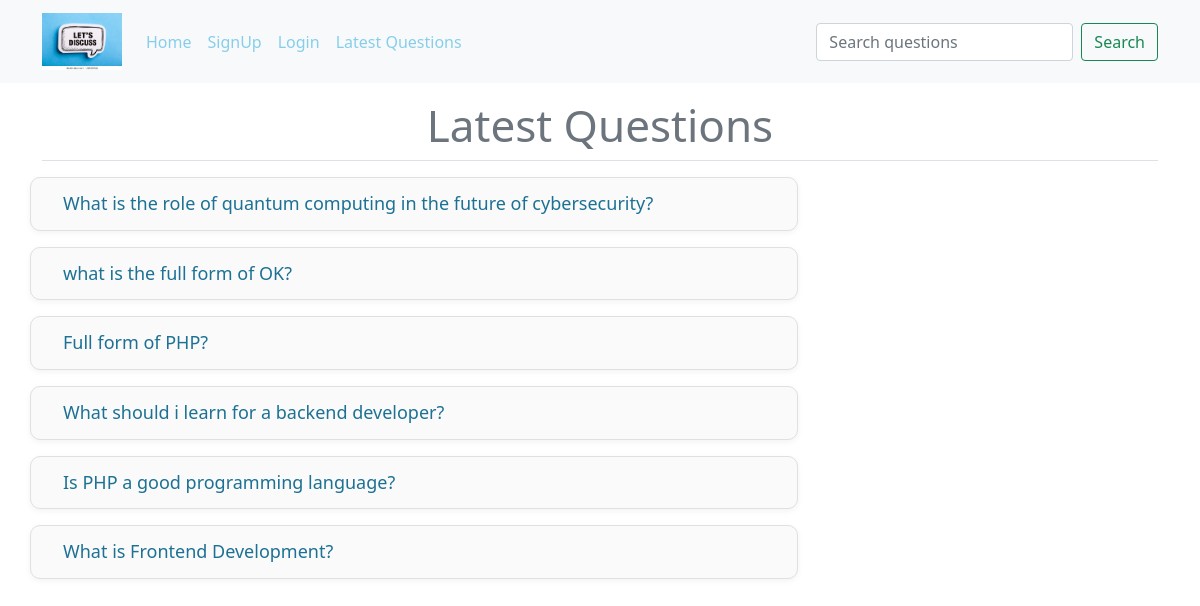
Page /?latest=true on the committed database.
### tables this page shows
CREATE TABLE `questions` (
  `id` int(10) NOT NULL,
  `title` varchar(100) NOT NULL,
  `description` varchar(300) NOT NULL,
  `user_id` int(10) NOT NULL
);

### client/questions.php (the view, shortened to what this page needs)
<div class="container mt-3">
    <h4 class="heading text-secondary fw-semibold border-bottom pb-2 mb-3">
        <?php
        if (isset($_GET["u-id"])) {
            echo "My Questions";
        } else if (isset($_GET["latest"])) {
            echo "Latest Questions";
        } else {
            echo "All Questions";
        }
        ?>
    </h4>
    <div>
        <div class="col-8">
            <?php
            include("./common/db.php");
            if (isset($_GET["u-id"])) {
                $uid = (int)$_GET["u-id"];
                $query = "SELECT * FROM questions WHERE user_id = $uid";
            } else if (isset($_GET["latest"])) {
                $query = "SELECT * FROM questions ORDER BY id DESC";
            } else if (isset($_GET["search"])) {
                $query = "select * from questions where `title` LIKE '%$search%' ";
            } else {
                $query = "SELECT * FROM questions";
            }
            $result = $conn->query($query);
            foreach ($result as $row) {
                $title = htmlspecialchars($row['title']);
                $id = (int)$row['id'];
                echo "<div class='row question-list mb-3'>
                <h4 class='my-question'>
                    <a href='?q-id=$id'>$title</a>";
                echo "</h4></div>";
            }
            ?>
        </div>
    </div>
</div>

### public/styles.css (style rules this page uses)
a { color: skyblue !important; }
.heading { font-size: 2.75rem; margin-bottom: 40px; text-align: center; color: #333; }
.question-list { border: 1px solid #e0e0e0; border-radius: 10px; padding: 15px 20px; margin-bottom: 10px; background-color: #fafafa; box-shadow: 0 2px 6px rgba(0, 0, 0, 0.05); transition: box-shadow 0.3s ease; }
.question-list h4 { margin: 0; font-size: 1.4rem; }
.question-list a,.question-title { font-size: 18px; text-decoration: none; color: #1c7194 !important; }
.my-question { display: flex; justify-content: space-between; }

### rows in the picture
questions: title "What is the role of quantum computing in the future of cybersecurity?"
questions: title "what is the full form of OK?"
questions: title "Full form of PHP?"
questions: title "What should i learn for a backend developer?"
questions: title "Is PHP a good programming language?"
questions: title "What is Frontend Development?"
